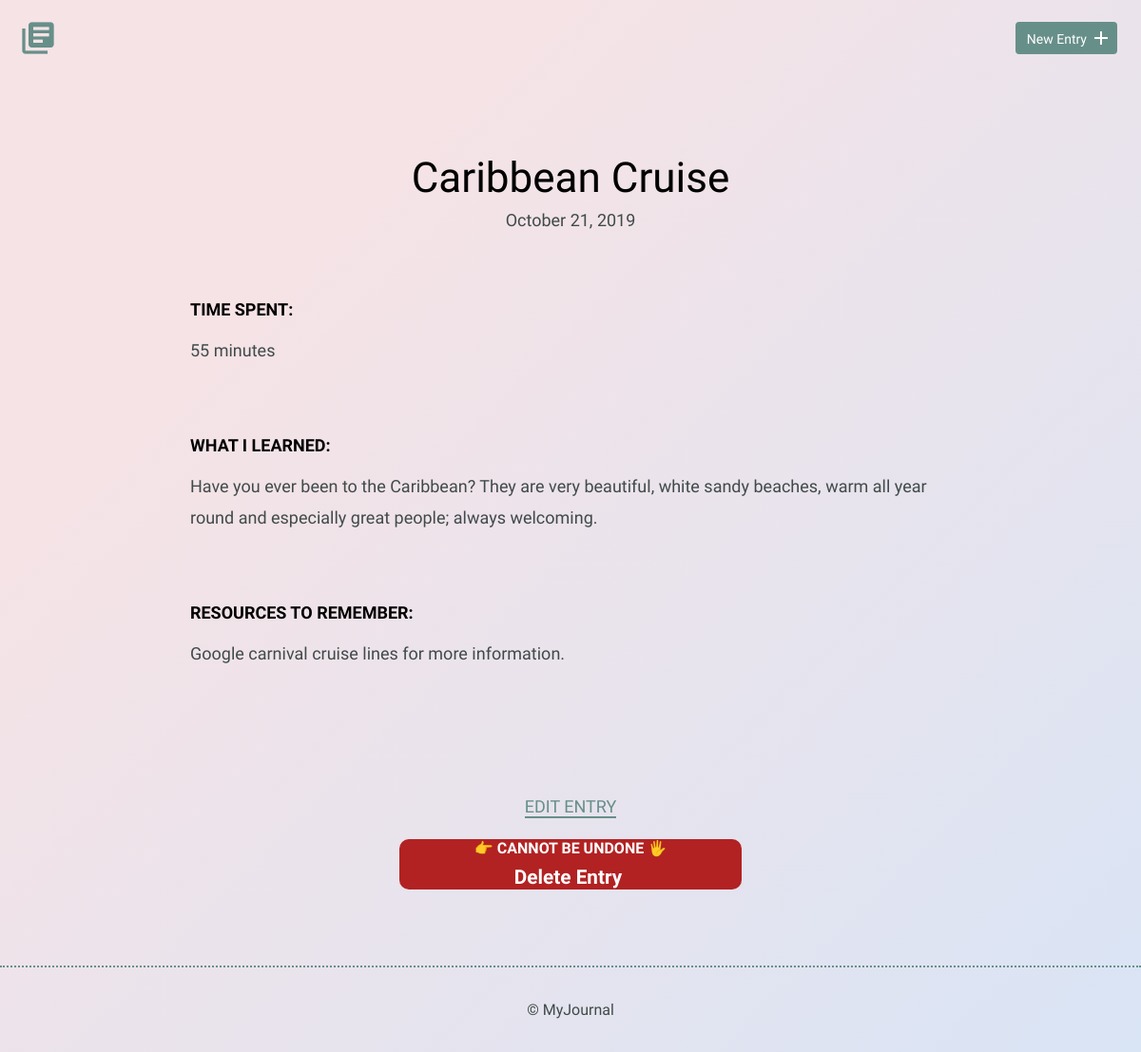
Page /detail.php?id=9 on the earlier database version.
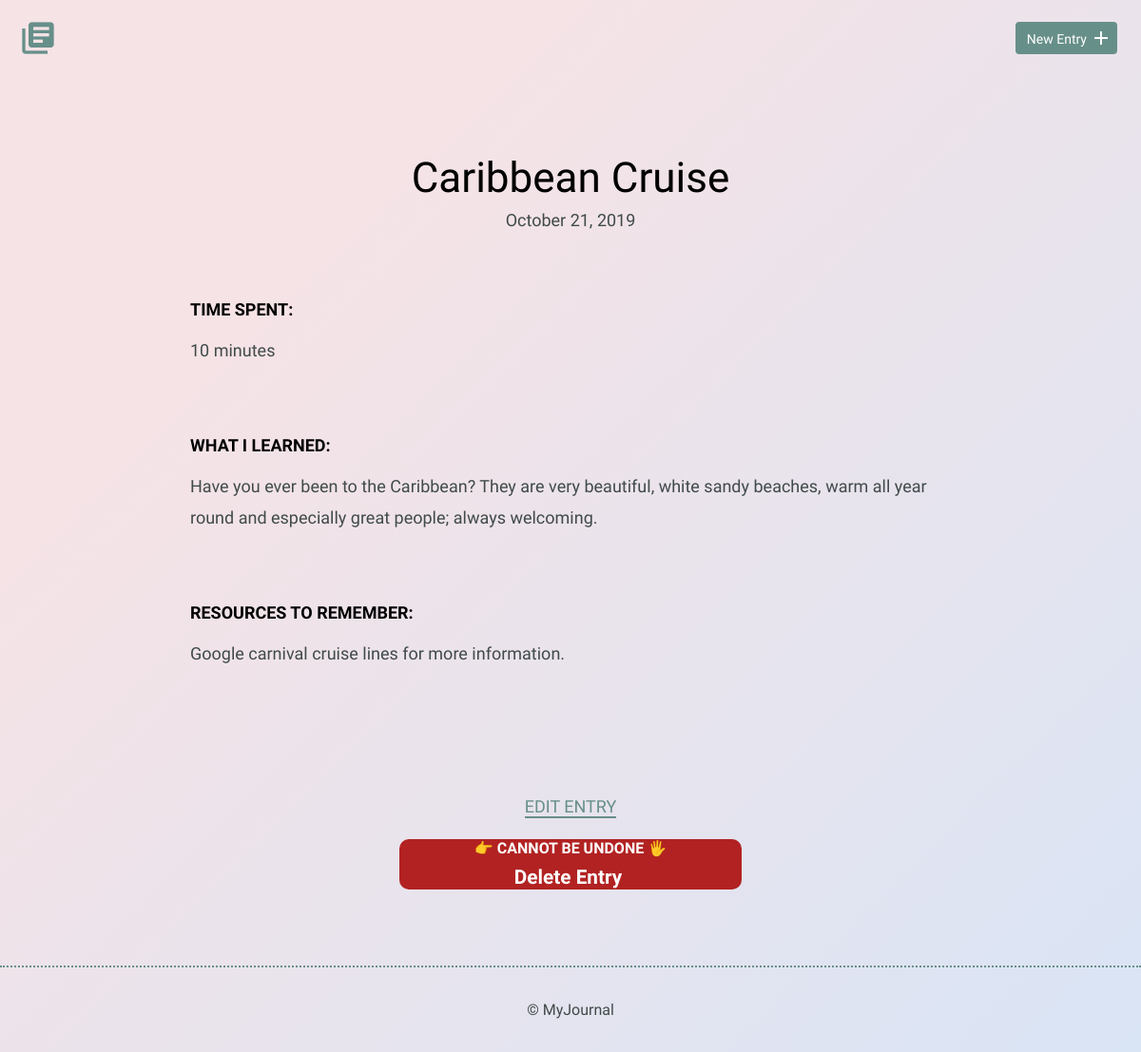
Same page on the later database version.
### tables this page shows
CREATE TABLE "entries" (
	"id"	INTEGER,
	"title"	TEXT,
	"date"	TEXT,
	"time_spent"	INTEGER,
	"learned"	BLOB,
	"resources"	BLOB,
	PRIMARY KEY("id")
);

### inc/functions.php (called while the page is built, shortened)
<?php
function get_single_entry($id) {
	include 'inc/dbconnection.php';
	$get_entry = "SELECT id, title, date, time_spent, learned, resources
								FROM entries
								WHERE id = ?";
	if (isset($_GET['id'])) {
		try {
			$results = $db->prepare($get_entry);
			$results->bindValue(1, $id, PDO::PARAM_INT);
			$results->execute();
		} catch (Connection $e) {
				$e->getMessage();
				return array();
		}
	}
	return $results->fetch(PDO::FETCH_ASSOC);
}

### detail.php (the view, shortened to what this page needs)
<?php
	include 'inc/head.php';
	include 'inc/functions.php';
	$single_entry = get_single_entry($_GET['id']);
?>
    <body>
        <header>
            <div class="container">
                <div class="site-header">
                    <a class="logo" href="index.php"><i class="material-icons">library_books</i></a>
                    <a class="button icon-right" href="new.php"><span>New Entry</span> <i class="material-icons">add</i></a>
                </div>
            </div>
        </header>
        <section>
            <div class="container">
                <div class="entry-list single">
                    <article>
												<h1><?php echo $single_entry['title']; ?></h1>
                        <time datetime="2016-01-31"><?php echo date('F d, Y', strtotime($single_entry['date'])); ?></time>
                        <div class="entry">
                            <h3>Time Spent: </h3>
                            <p><?php echo $single_entry['time_spent']; ?> minutes</p>
                        </div>
                        <div class="entry">
                            <h3>What I Learned:</h3>
                            <p><?php echo $single_entry['learned']; ?></p>
                        </div>
                        <div class="entry">
                            <h3>Resources to Remember:</h3>
                            <p><?php echo $single_entry['resources']; ?></p>
                        </div>
                    </article>
                </div>
            </div>
            <div class="edit">
                <p><a href="edit.php?id=<?php echo $single_entry['id'];?>">Edit Entry</a></p>
								<form class='delete-form'
								method="POST" action="">
									<label for="delete-entry">&#128073; CANNOT BE UNDONE &#128400;</label>
									<input type="submit" class="delete-btn" name="deleteEntry" value="Delete Entry">
								</form>
            </div>
        </section>
				<?php include 'inc/footer.php'; ?>

### inc/head.php (shortened to what this page needs)
<!DOCTYPE html>
<html>
<head>
	<link rel="stylesheet" href="css/normalize.css">
	<link rel="stylesheet" href="css/site.css">
</head>

### inc/footer.php
<footer>
            <div>
                &copy; MyJournal
            </div>
        </footer>
    </body>
</html>

### css/site.css (style rules this page uses)
body { background-color: #d9e4f5; background-image: linear-gradient(315deg, #d9e4f5 0%, #f5e3e6 74%); font-size: 16px; color: #404a49; font-family: 'Cousine', serif; font-weight: 400; }
.container { margin: 0 auto; padding: 0 25px; }
header .site-header { margin: 0 auto; height: 95px; }
header .logo i { color: #678f89; margin: 20px 0 0 -5px; float: left; font-size: 40px; }
header .button { float: right; margin: 33px 0 0 0; }
footer { text-align: center; padding: 35px 0; border-top: 2px dotted #678f89; }
.button { padding: 8px 10px 6px 10px; background: #678f89; border: 2px solid #678f89; border-radius: 4px; text-decoration: none; color: #FFF; position: relative; text-align: center; font-size: 14px; }
.button.icon-right { padding-right: 30px; top: -10px; }
.button.icon-right i { position: absolute; top: 3px; right: 3px; }
h1, h2, h3 { margin: 0; font-weight: 400; line-height: 1em; color: #000; }
h1 { font-size: 44px; margin-bottom: 12px; }
h3 { font-size: 18px; font-family: 'Work Sans', serif; font-weight: 600; text-transform: uppercase; }
p { line-height: 1.8em; font-size: 18px; }
p a { border-bottom: 2px solid #678f89; padding: 0; color: #678f89; text-decoration: none; }
.entry-list, .edit-entry, .new-entry { max-width: 800px; margin: 0 auto; padding: 70px 0 150px 0; }
.entry-list article { margin-bottom: 70px; text-align: center; }
.entry-list article:last-child { margin-bottom: 0; }
.entry-list.single { padding-bottom: 70px; }
.entry-list.single time { font-size: 18px; }
.entry { max-width: 800px; margin: 75px auto 0 auto; text-align: left; }
.entry p { margin-bottom: 40px; }
.edit { padding-bottom: 80px; text-align: center; margin: 0 auto; }
.edit a { font-weight: 400; text-transform: uppercase; font-size: 18px; }
form label { display: block; margin-bottom: 8px; }
input[type=submit] { margin-right: 5px; }
.delete-btn { font-size: 1.3em; background-color: firebrick; color: white; font-weight: bold; border: none; }
.delete-form { background-color: firebrick; font-weight: bold; color: white; border-radius: 10px; width: 30%; margin-left: 35%; }

Differences in the rows shown:
changed entries "Caribbean Cruise": time_spent "55" → "10"
